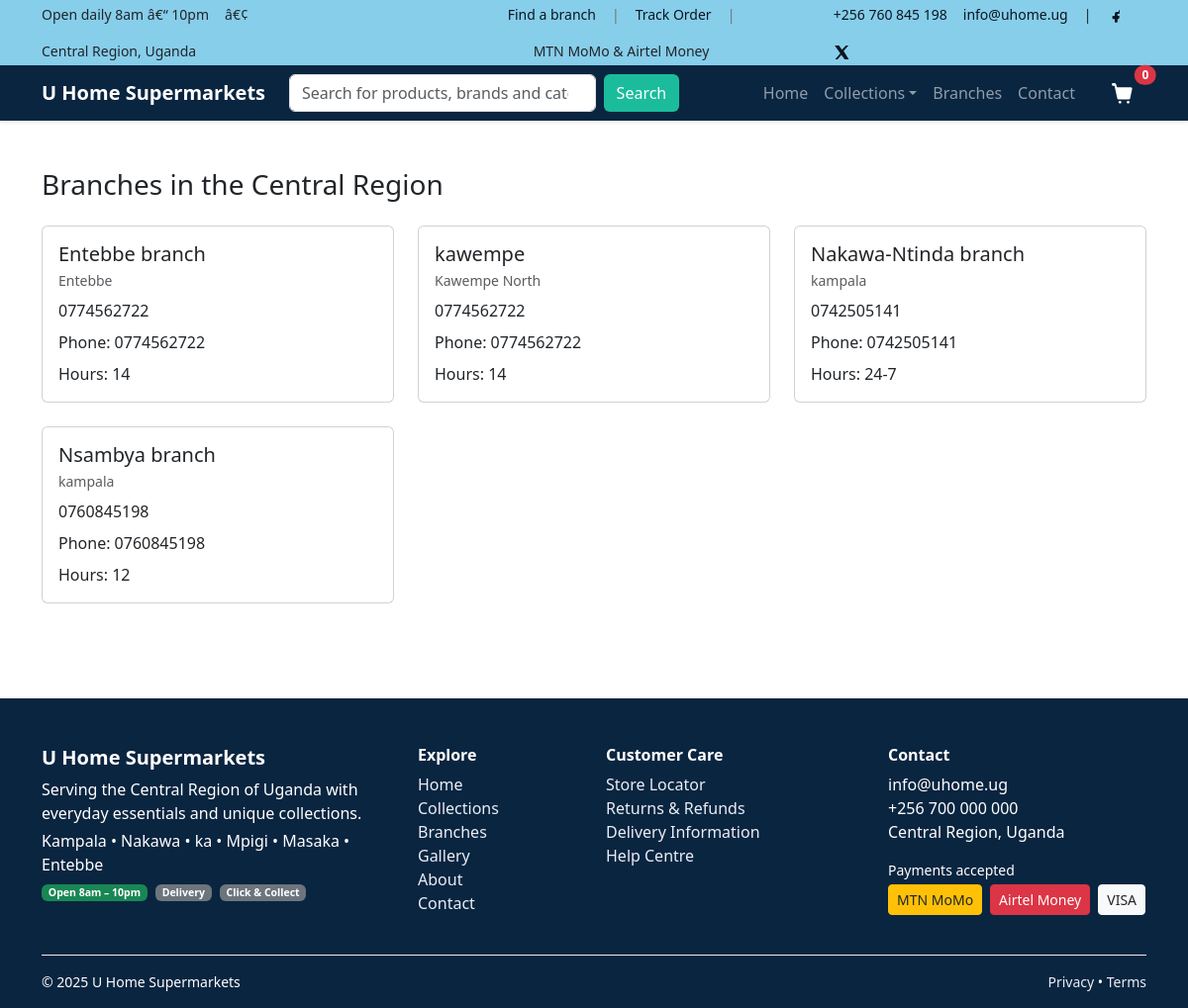
Screenshot of /finalweb/branches.php with the database file from the repository.
### tables this page shows
CREATE TABLE IF NOT EXISTS `branches` (
  `id` int NOT NULL AUTO_INCREMENT,
  `name` varchar(120) NOT NULL,
  `district` varchar(120) NOT NULL,
  `address` varchar(255) NOT NULL,
  `phone` varchar(50) NOT NULL,
  `opening_hours` varchar(120) NOT NULL,
  PRIMARY KEY (`id`)
);

### finalweb/branches.php (the view, shortened to what this page needs)
<?php
require_once __DIR__.'/includes/header.php';
?>
<?php
try {
    $branches = $pdo->query("SELECT * FROM branches ORDER BY name ASC")->fetchAll(PDO::FETCH_ASSOC);
} catch (Exception $e) {
    $branches = [];
    error_log("Error loading branches: " . $e->getMessage());
}
?>
<section class="py-5">
  <div class="container">
    <h3 class="mb-4">Branches in the Central Region</h3>
    <div class="row g-4">
      <?php foreach($branches as $b): ?>
      <div class="col-md-6 col-lg-4">
        <div class="card h-100">
          <div class="card-body">
            <h5 class="card-title mb-1"><?php echo htmlspecialchars($b['name']); ?></h5>
            <div class="small text-muted mb-2"><?php echo htmlspecialchars($b['district']); ?></div>
            <div class="mb-2"><?php echo htmlspecialchars($b['address']); ?></div>
            <div class="mb-2">Phone: <?php echo htmlspecialchars($b['phone']); ?></div>
            <div>Hours: <?php echo htmlspecialchars($b['opening_hours']); ?></div>
          </div>
        </div>
      </div>
      <?php endforeach; ?>
    </div>
  </div>
</section>
<?php require_once __DIR__.'/includes/footer.php'; ?>

### finalweb/assets/css/style.css (style rules this page uses)
:root { --navy:#0a2540;--accent:#1abc9c;--light:#f8f9fa;--dark:#0b1620 }
body { font-family: system-ui,-apple-system,Segoe UI,Roboto,Helvetica,Arial,sans-serif }

### rows the page displays
branches: name "Entebbe branch", district "Entebbe", address "0774562722", phone "0774562722", opening_hours "14"
branches: name "kawempe", district "Kawempe North", address "0774562722", phone "0774562722", opening_hours "14"
branches: name "Nakawa-Ntinda branch", district "kampala", address "0742505141", phone "0742505141", opening_hours "24-7"
branches: name "Nsambya branch", district "kampala", address "0760845198", phone "0760845198", opening_hours "12"
